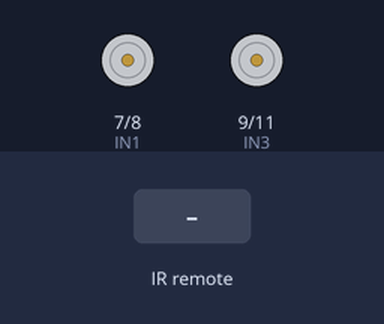
Recording of a sketch running on a simulated Arduino Uno, built with avr-gcc and run on an emulated ATmega328P. Parts: motor-driver pin pairs drawn as motors (green arrow = first pin HIGH = forward, orange = second pin HIGH = backward, longer = more drive, scaled by the enable pin). The inputs (shaded band) are chosen by the test bench.

Above: at 1.2 s.
1.3 s: infrared code 0xFF629D received
At 2.2 s:
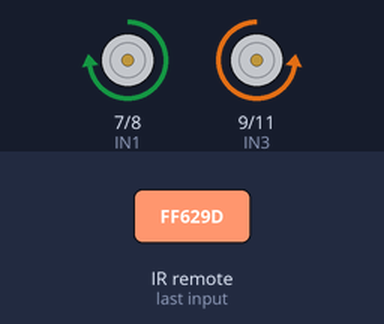
2.8 s: infrared code 0xFFA857 received
At 3.4 s:
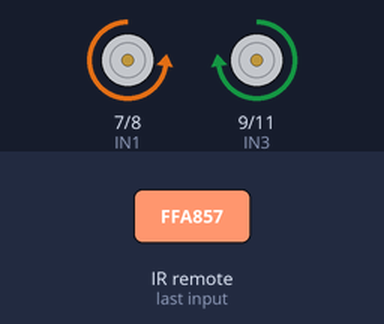
4.3 s: infrared code 0xFF22DD received
At 5.5 s:
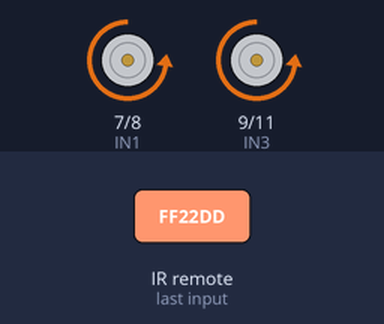
5.8 s: infrared code 0xFFC23D received
At 6.8 s:
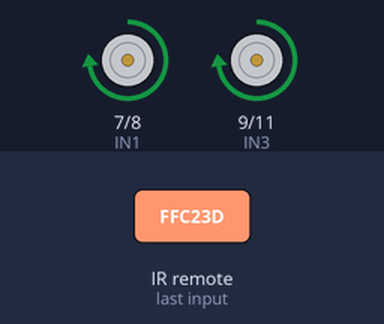
7.3 s: infrared code 0xFF02FD received
At 8.0 s:
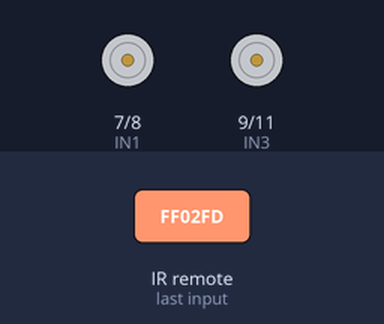
8.8 s: infrared code 0x511DBB received
At 9.1 s:
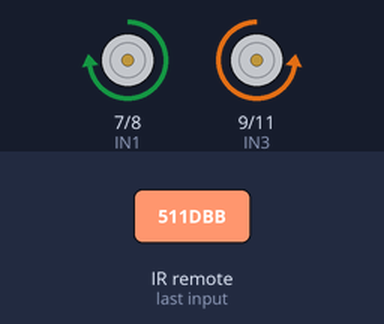
Timing chart, 0 to 11.3 s (numbered marks = the images above; inputs shaded):
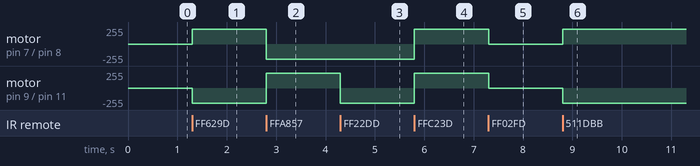

The sketch:

telecommande.ino
```cpp
#include <IRremote.h>

//Définition des pins pour les moteurs
#define ENA 5
#define ENB 6
#define IN1 7
#define IN2 8
#define IN3 9
#define IN4 11
#define carSpeed 225

#define RECV_PIN 12

#define F 16736925
#define UNKNOWN_F 5316027
#define B 16754775
#define UNKNOWN_B 2747854299
#define L 16720605
#define UNKNOWN_L 1386468383
#define R 16761405
#define UNKNOWN_R 553536955
#define S 16712445
#define UNKNOWN_S 3622325019

IRrecv irrecv(RECV_PIN);
decode_results results;
unsigned long val;

/***

Definitions fonctions mouvement

**/

void forward(){
  //Puissance
  analogWrite(ENA, carSpeed);
  analogWrite(ENB, carSpeed);
  //Avancer les moteurs gauches
  digitalWrite(IN1, HIGH);
  digitalWrite(IN2, LOW);
  //Avancer les moteurs droits
  digitalWrite(IN3, LOW);
  digitalWrite(IN4, HIGH);
  }

void backward(){
  analogWrite(ENA, carSpeed);
  analogWrite(ENB, carSpeed);
  //Reculer les moteurs gauches
  digitalWrite(IN1, LOW);
  digitalWrite(IN2, HIGH);
  //Reculer les moteurs droits
  digitalWrite(IN3, HIGH);
  digitalWrite(IN4, LOW);
  }

void right(){
  analogWrite(ENA, carSpeed);
  analogWrite(ENB, carSpeed);
  //Avancer les moteurs gauches
  digitalWrite(IN1, HIGH);
  digitalWrite(IN2, LOW);
  //Reculer les moteurs droits
  digitalWrite(IN3, HIGH);
  digitalWrite(IN4, LOW);
  }

void left(){

  analogWrite(ENA, carSpeed);
  analogWrite(ENB, carSpeed);
  //Avancer les moteurs droits
  digitalWrite(IN3, LOW);
  digitalWrite(IN4, HIGH);
  //Reculer les moteurs gauches
  digitalWrite(IN1, LOW);
  digitalWrite(IN2, HIGH);
  }

void stop(){
  digitalWrite(ENA, LOW);
  digitalWrite(ENB, LOW);
  }

/***

Starting setup

**///

void setup() {
  //Setup des pins pour les moteurs
  pinMode(IN1, OUTPUT);
  pinMode(IN2, OUTPUT);
  pinMode(IN3, OUTPUT);
  pinMode(IN4, OUTPUT);
  pinMode(ENA, OUTPUT);
  pinMode(ENB, OUTPUT);
  irrecv.enableIRIn();
  stop();
}

void loop() {
  if(irrecv.decode(&results))
  {
    val = results.value;
    irrecv.resume();
    switch (val)
    {
      case F:
      case UNKNOWN_F:
        forward();
        break;
      case B:
      case UNKNOWN_B:
        backward();
        break;
      case L:
      case UNKNOWN_L:
        left();
        break;
      case R:
      case UNKNOWN_R:
        right();
        break;
      case S:
      case UNKNOWN_S:
        stop();
        break;
      default:
        break;
      }
    }
}
```

Measured:
- after the input at 1.3 s, motor on pin 7 (IN1) / pin 8 (IN2): stopped → forward 225/255 at once; motor on pin 9 (IN3) / pin 11 (IN4): stopped → backward 225/255 at once
- after the input at 2.8 s, motor on pin 7 (IN1) / pin 8 (IN2): forward 225/255 → backward 225/255 at once; motor on pin 9 (IN3) / pin 11 (IN4): backward 225/255 → forward 225/255 at once
- after the input at 4.3 s, motor on pin 9 (IN3) / pin 11 (IN4): forward 225/255 → backward 225/255 at once
- after the input at 5.8 s, motor on pin 7 (IN1) / pin 8 (IN2), motor on pin 9 (IN3) / pin 11 (IN4): backward 225/255 → forward 225/255 at once
- after the input at 7.3 s, motor on pin 7 (IN1) / pin 8 (IN2), motor on pin 9 (IN3) / pin 11 (IN4): forward 225/255 → stopped at once
- after the input at 8.8 s, motor on pin 7 (IN1) / pin 8 (IN2): stopped → forward 225/255 at once; motor on pin 9 (IN3) / pin 11 (IN4): stopped → backward 225/255 at once
